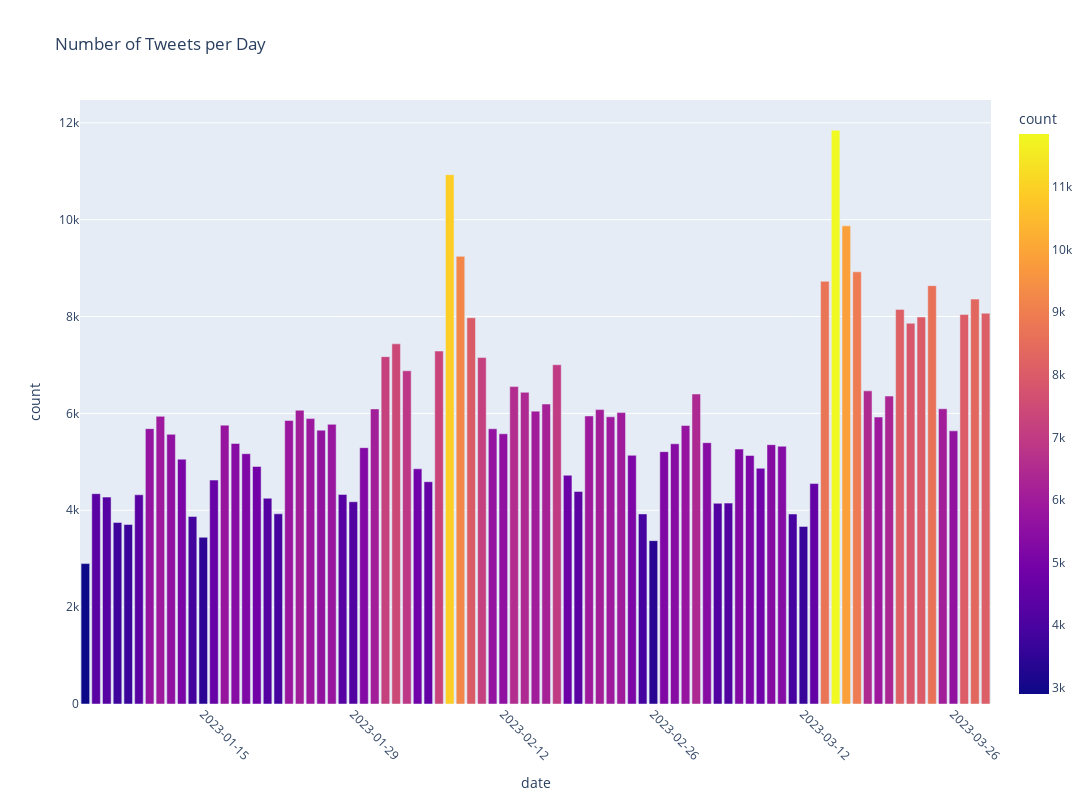

Notebook code cell kept with this figure:
### Code cell
tweets_by_day = df_results.groupby(pd.Grouper(key='date', freq='D')).size().reset_index()
tweets_by_day.columns = ['date', 'count']
fig2 = px.bar(tweets_by_day, x='date', y='count', title='Number of Tweets per Day', color = 'count', height=800, width=1300)
fig2.update_xaxes(tickangle=45, tickformat='%Y-%m-%d')
fig2.show()
